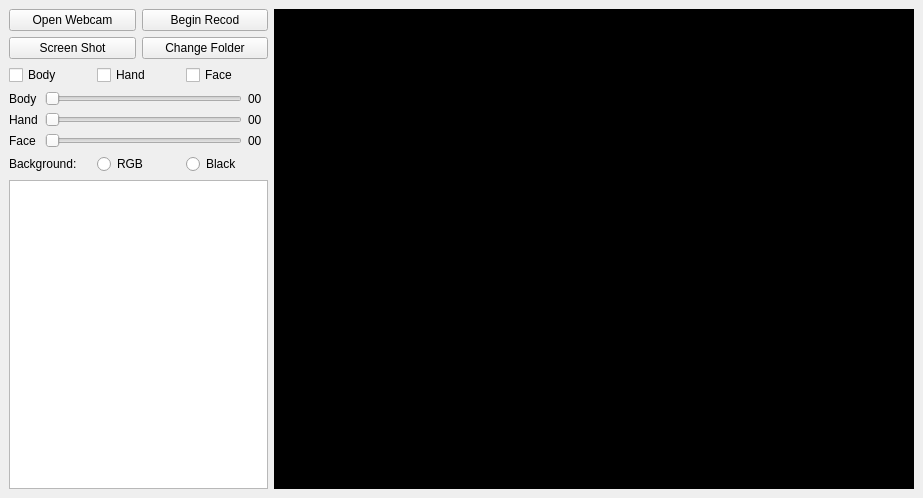
<?xml version="1.0" encoding="UTF-8"?>
<ui version="4.0">
 <class>MainWindow</class>
 <widget class="QMainWindow" name="MainWindow">
  <property name="geometry">
   <rect>
    <x>0</x>
    <y>0</y>
    <width>923</width>
    <height>498</height>
   </rect>
  </property>
  <property name="windowTitle">
   <string>MainWindow</string>
  </property>
  <widget class="QWidget" name="centralwidget">
   <layout class="QHBoxLayout" name="horizontalLayout">
    <item>
     <layout class="QVBoxLayout" name="verticalLayout">
      <item>
       <layout class="QGridLayout" name="gridLayout">
        <item row="0" column="0">
         <widget class="QPushButton" name="pushButton_webcam">
          <property name="sizePolicy">
           <sizepolicy hsizetype="Preferred" vsizetype="Preferred">
            <horstretch>0</horstretch>
            <verstretch>0</verstretch>
           </sizepolicy>
          </property>
          <property name="text">
           <string>Open Webcam</string>
          </property>
         </widget>
        </item>
        <item row="0" column="1">
         <widget class="QPushButton" name="pushButton_record">
          <property name="sizePolicy">
           <sizepolicy hsizetype="Preferred" vsizetype="Preferred">
            <horstretch>0</horstretch>
            <verstretch>0</verstretch>
           </sizepolicy>
          </property>
          <property name="text">
           <string>Begin Recod</string>
          </property>
         </widget>
        </item>
        <item row="1" column="0">
         <widget class="QPushButton" name="pushButton_snipaste">
          <property name="sizePolicy">
           <sizepolicy hsizetype="Preferred" vsizetype="Preferred">
            <horstretch>0</horstretch>
            <verstretch>0</verstretch>
           </sizepolicy>
          </property>
          <property name="text">
           <string>Screen Shot</string>
          </property>
         </widget>
        </item>
        <item row="1" column="1">
         <widget class="QPushButton" name="pushButton_folder">
          <property name="sizePolicy">
           <sizepolicy hsizetype="Preferred" vsizetype="Preferred">
            <horstretch>0</horstretch>
            <verstretch>0</verstretch>
           </sizepolicy>
          </property>
          <property name="text">
           <string>Change Folder</string>
          </property>
         </widget>
        </item>
       </layout>
      </item>
      <item>
       <layout class="QGridLayout" name="gridLayout_2">
        <item row="0" column="2">
         <widget class="QCheckBox" name="checkBox_face">
          <property name="sizePolicy">
           <sizepolicy hsizetype="Preferred" vsizetype="Preferred">
            <horstretch>0</horstretch>
            <verstretch>0</verstretch>
           </sizepolicy>
          </property>
          <property name="text">
           <string>Face</string>
          </property>
         </widget>
        </item>
        <item row="0" column="0">
         <widget class="QCheckBox" name="checkBox_body">
          <property name="sizePolicy">
           <sizepolicy hsizetype="Preferred" vsizetype="Preferred">
            <horstretch>0</horstretch>
            <verstretch>0</verstretch>
           </sizepolicy>
          </property>
          <property name="text">
           <string>Body</string>
          </property>
         </widget>
        </item>
        <item row="0" column="1">
         <widget class="QCheckBox" name="checkBox_hand">
          <property name="sizePolicy">
           <sizepolicy hsizetype="Preferred" vsizetype="Preferred">
            <horstretch>0</horstretch>
            <verstretch>0</verstretch>
           </sizepolicy>
          </property>
          <property name="text">
           <string>Hand</string>
          </property>
         </widget>
        </item>
       </layout>
      </item>
      <item>
       <layout class="QGridLayout" name="gridLayout_3">
        <item row="0" column="0">
         <widget class="QLabel" name="label_2">
          <property name="sizePolicy">
           <sizepolicy hsizetype="Minimum" vsizetype="Preferred">
            <horstretch>0</horstretch>
            <verstretch>0</verstretch>
           </sizepolicy>
          </property>
          <property name="maximumSize">
           <size>
            <width>30</width>
            <height>16777215</height>
           </size>
          </property>
          <property name="text">
           <string>Body</string>
          </property>
         </widget>
        </item>
        <item row="0" column="1">
         <widget class="QSlider" name="horizontalSlider_Body">
          <property name="sizePolicy">
           <sizepolicy hsizetype="Preferred" vsizetype="Preferred">
            <horstretch>0</horstretch>
            <verstretch>0</verstretch>
           </sizepolicy>
          </property>
          <property name="maximumSize">
           <size>
            <width>16777215</width>
            <height>16777215</height>
           </size>
          </property>
          <property name="orientation">
           <enum>Qt::Horizontal</enum>
          </property>
         </widget>
        </item>
        <item row="0" column="2">
         <widget class="QLabel" name="label_threshold_body">
          <property name="sizePolicy">
           <sizepolicy hsizetype="Minimum" vsizetype="Preferred">
            <horstretch>0</horstretch>
            <verstretch>0</verstretch>
           </sizepolicy>
          </property>
          <property name="maximumSize">
           <size>
            <width>20</width>
            <height>16777215</height>
           </size>
          </property>
          <property name="text">
           <string>00</string>
          </property>
         </widget>
        </item>
        <item row="1" column="0">
         <widget class="QLabel" name="label_3">
          <property name="sizePolicy">
           <sizepolicy hsizetype="Minimum" vsizetype="Preferred">
            <horstretch>0</horstretch>
            <verstretch>0</verstretch>
           </sizepolicy>
          </property>
          <property name="maximumSize">
           <size>
            <width>30</width>
            <height>16777215</height>
           </size>
          </property>
          <property name="text">
           <string>Hand</string>
          </property>
         </widget>
        </item>
        <item row="1" column="1">
         <widget class="QSlider" name="horizontalSlider_Hand">
          <property name="sizePolicy">
           <sizepolicy hsizetype="Preferred" vsizetype="Preferred">
            <horstretch>0</horstretch>
            <verstretch>0</verstretch>
           </sizepolicy>
          </property>
          <property name="orientation">
           <enum>Qt::Horizontal</enum>
          </property>
         </widget>
        </item>
        <item row="1" column="2">
         <widget class="QLabel" name="label_threshold_hand">
          <property name="sizePolicy">
           <sizepolicy hsizetype="Minimum" vsizetype="Preferred">
            <horstretch>0</horstretch>
            <verstretch>0</verstretch>
           </sizepolicy>
          </property>
          <property name="maximumSize">
           <size>
            <width>20</width>
            <height>16777215</height>
           </size>
          </property>
          <property name="text">
           <string>00</string>
          </property>
         </widget>
        </item>
        <item row="2" column="0">
         <widget class="QLabel" name="label_4">
          <property name="sizePolicy">
           <sizepolicy hsizetype="Minimum" vsizetype="Preferred">
            <horstretch>0</horstretch>
            <verstretch>0</verstretch>
           </sizepolicy>
          </property>
          <property name="maximumSize">
           <size>
            <width>30</width>
            <height>16777215</height>
           </size>
          </property>
          <property name="text">
           <string>Face</string>
          </property>
         </widget>
        </item>
        <item row="2" column="1">
         <widget class="QSlider" name="horizontalSlider_Face">
          <property name="sizePolicy">
           <sizepolicy hsizetype="Preferred" vsizetype="Preferred">
            <horstretch>0</horstretch>
            <verstretch>0</verstretch>
           </sizepolicy>
          </property>
          <property name="orientation">
           <enum>Qt::Horizontal</enum>
          </property>
         </widget>
        </item>
        <item row="2" column="2">
         <widget class="QLabel" name="label_threshold_face">
          <property name="sizePolicy">
           <sizepolicy hsizetype="Minimum" vsizetype="Preferred">
            <horstretch>0</horstretch>
            <verstretch>0</verstretch>
           </sizepolicy>
          </property>
          <property name="maximumSize">
           <size>
            <width>20</width>
            <height>16777215</height>
           </size>
          </property>
          <property name="text">
           <string>00</string>
          </property>
         </widget>
        </item>
       </layout>
      </item>
      <item>
       <layout class="QHBoxLayout" name="horizontalLayout_2">
        <item>
         <widget class="QLabel" name="label">
          <property name="sizePolicy">
           <sizepolicy hsizetype="Preferred" vsizetype="Preferred">
            <horstretch>0</horstretch>
            <verstretch>0</verstretch>
           </sizepolicy>
          </property>
          <property name="text">
           <string>Background:</string>
          </property>
         </widget>
        </item>
        <item>
         <widget class="QRadioButton" name="radioButton_rgb">
          <property name="sizePolicy">
           <sizepolicy hsizetype="Minimum" vsizetype="Preferred">
            <horstretch>0</horstretch>
            <verstretch>0</verstretch>
           </sizepolicy>
          </property>
          <property name="text">
           <string>RGB</string>
          </property>
         </widget>
        </item>
        <item>
         <widget class="QRadioButton" name="radioButton_black">
          <property name="sizePolicy">
           <sizepolicy hsizetype="Minimum" vsizetype="Preferred">
            <horstretch>0</horstretch>
            <verstretch>0</verstretch>
           </sizepolicy>
          </property>
          <property name="text">
           <string>Black</string>
          </property>
         </widget>
        </item>
       </layout>
      </item>
      <item>
       <widget class="QTreeView" name="treeView_file">
        <property name="sizePolicy">
         <sizepolicy hsizetype="MinimumExpanding" vsizetype="Expanding">
          <horstretch>0</horstretch>
          <verstretch>0</verstretch>
         </sizepolicy>
        </property>
       </widget>
      </item>
     </layout>
    </item>
    <item>
     <widget class="QLabel" name="label_frame">
      <property name="sizePolicy">
       <sizepolicy hsizetype="Expanding" vsizetype="Expanding">
        <horstretch>0</horstretch>
        <verstretch>0</verstretch>
       </sizepolicy>
      </property>
      <property name="minimumSize">
       <size>
        <width>640</width>
        <height>480</height>
       </size>
      </property>
      <property name="maximumSize">
       <size>
        <width>1111111</width>
        <height>1111111</height>
       </size>
      </property>
      <property name="styleSheet">
       <string notr="true">background-color: rgb(0, 0, 0);</string>
      </property>
      <property name="text">
       <string>TextLabel</string>
      </property>
     </widget>
    </item>
   </layout>
  </widget>
 </widget>
 <resources/>
 <connections/>
</ui>
